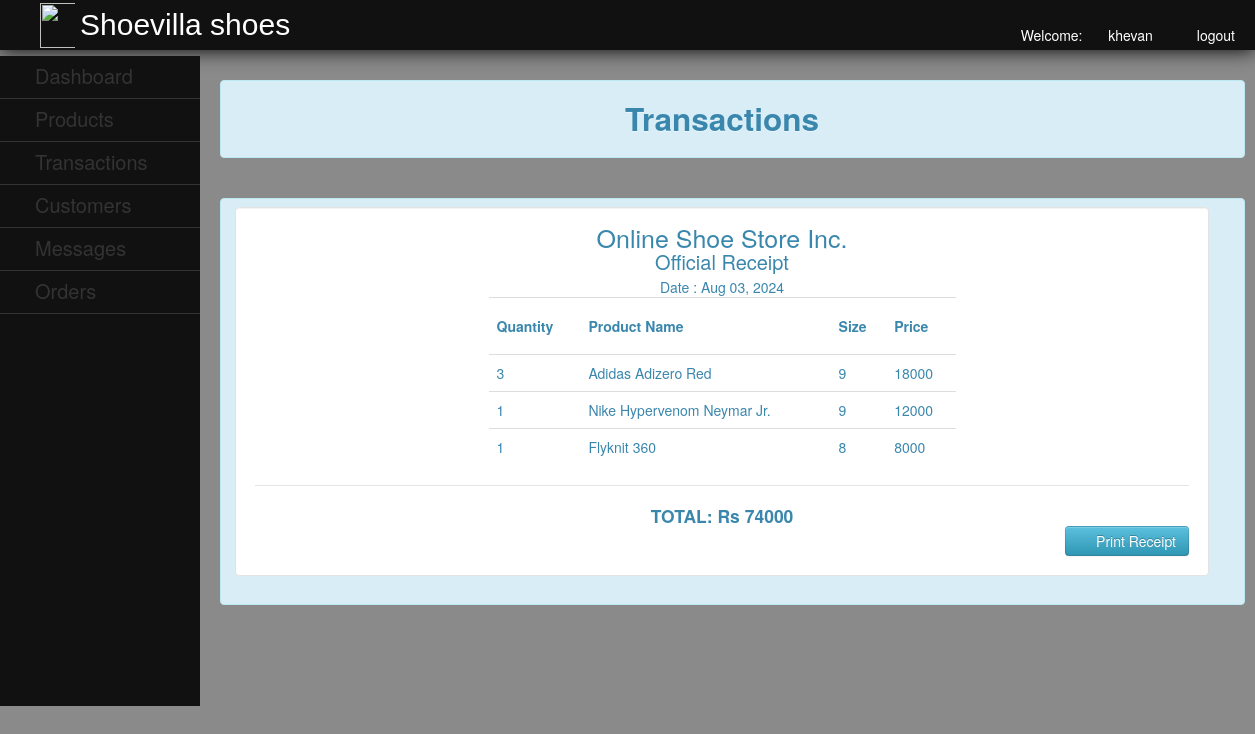
Screenshot of /admin/receipt.php (signed in) with the database file from the repository.
### tables this page shows
CREATE TABLE `transaction_detail` (
  `transacton_detail_id` int(11) NOT NULL,
  `product_id` int(11) NOT NULL,
  `order_qty` int(11) NOT NULL,
  `transaction_id` int(11) NOT NULL
);

CREATE TABLE `product` (
  `product_id` int(11) NOT NULL,
  `product_name` varchar(50) NOT NULL,
  `product_price` varchar(50) NOT NULL,
  `product_size` varchar(50) NOT NULL,
  `product_image` varchar(500) NOT NULL,
  `brand` varchar(100) NOT NULL,
  `category` varchar(50) NOT NULL
);

CREATE TABLE `transaction` (
  `transaction_id` int(11) NOT NULL,
  `customerid` int(11) NOT NULL,
  `amount` int(11) NOT NULL,
  `order_stat` varchar(100) NOT NULL,
  `order_date` varchar(50) NOT NULL
);

### admin/receipt.php (the view, shortened to what this page needs)
<?php
	include("../db/dbconn.php");
?>
<!DOCTYPE html>
<html>
<head>
	<link rel = "stylesheet" type = "text/css" href="../css/style.css" media="all">
	<link rel="stylesheet" type="text/css" href="../css/bootstrap.css">
		<link href="../facefiles/facebox.css" media="screen" rel="stylesheet" type="text/css" />
</head>
<body>
	<div id="header" style="position:fixed;">
		<img src="../img/logo.jpg">
		<label>Shoevilla shoes</label>
			<?php
				$id = (int) $_SESSION['id'];
					$query = $conn->query ("SELECT * FROM admin WHERE adminid = '$id' ") or die (mysqli_error());
					$fetch = $query->fetch_array ();
			?>
			<ul>
				<li><a href="../function/admin_logout.php"><i class="icon-off icon-white"></i>logout</a></li>
				<li>Welcome:&nbsp;&nbsp;&nbsp;<i class="icon-user icon-white"></i><?php echo $fetch['username']; ?></a></li>
			</ul>
	</div>
	<br>
	<div id="leftnav">
		<ul>
			<li><a href="admin_home.php" style="color:#333;">Dashboard</a></li>
			<li><a href="admin_home.php">Products</a>
			</li>
			<li><a href="transaction.php">Transactions</a></li>
			<li><a href="customer.php">Customers</a></li>
			<li><a href="message.php">Messages</a></li>
			<li><a href="order.php">Orders</a></li>
		</ul>
	</div>
	<div id="rightcontent" style="position:absolute; top:10%;">
			<div class="alert alert-info"><center><h2>Transactions	</h2></center></div>
			<br />
			<div class="alert alert-info">
			<form method="post" class="well"  style="background-color:#fff; overflow:hidden;">
	<div id="printablediv">
	<center>
	<table class="table" style="width:50%;">
	<label style="font-size:25px;">Online Shoe Store Inc.</label>
	<label style="font-size:20px;">Official Receipt</label>
		<tr>
			<th><h5>Quantity</h5></td>
			<th><h5>Product Name</h5></td>
			<th><h5>Size</h5></td>
			<th><h5>Price</h5></td>
		</tr>
		<?php
		$t_id = $_GET['tid'];
		$query = $conn->query("SELECT * FROM transaction WHERE transaction_id = '$t_id'") or die (mysqli_error());
		$fetch = $query->fetch_array();
		$amnt = $fetch['amount'];
		$query2 = $conn->query("SELECT * FROM transaction_detail LEFT JOIN product ON product.product_id = transaction_detail.product_id WHERE transaction_detail.transaction_id = '$t_id'") or die (mysqli_error());
		while($row = $query2->fetch_array()){
		$pname = $row['product_name'];
		$psize = $row['product_size'];
		$pprice = $row['product_price'];
		$oqty = $row['order_qty'];
		echo "<tr>";
		echo "<td>".$oqty."</td>";
		echo "<td>".$pname."</td>";
		echo "<td>".$psize."</td>";
		echo "<td>".$pprice."</td>";
		echo "</tr>";
		}
		?>
	</table>
	<legend></legend>
	<h4>TOTAL: Rs <?php echo $amnt; ?></h4>
	</center>
	</div>
	<div class='pull-right'>
	<div class="add"><a onclick="javascript:printDiv('printablediv')" name="print" style="cursor:pointer;" class="btn btn-info"><i class="icon-white icon-print"></i> Print Receipt</a></div>
	</div>
	</form>
			</div>
			</div>
</body>
</html>

### css/style.css (style rules this page uses)
body { background:url(../images/bg.png) repeat scroll left top #e7ebf2; }
#header { height:50px; width:100%; background-color:#111; color:#fff; text-indent:10px; -webkit-box-shadow:0px 0px 20px 0px black; -moz-box-shadow:0px 0px 20px 0px black; box-shadow:0px 0px 20px 0px black; }
#header img { position:absolute; height:45px; width:45px; margin-left:20px; margin-top:2.5px; }
#header label { position:relative; top:15px; color:#fff; text-indent:80px; font-size:30px; clear:both; font-family:arial; }
#header ul { list-style-type:none; position:relative; }
#header ul li { display:inline; position:relative; float:right; margin-right:20px; }
#header ul li a { text-decoration:none; color:#fff; }
#leftnav { position:fixed; background-color:#111; width:200px; top:7%; height:650px; }
#leftnav ul { list-style-type:none; text-indent:35px; right:25px; position:relative; }
#leftnav ul li { border-bottom:1px solid #333; padding-top:10px; padding-bottom:10px; width:200px; }
#leftnav ul li a { text-decoration:none; color:#333; font-size:20px; }
#rightcontent { position:relative; width:1025px; top:50px; left:220px; z-index:-99999; }

### rows the page displays
transaction_detail: order_qty "3", product.product_name "Adidas Adizero Red", product.product_size "9", product.product_price "18000"
transaction_detail: order_qty "1", product.product_name "Nike Hypervenom Neymar Jr.", product.product_size "9", product.product_price "12000"
transaction_detail: order_qty "1", product.product_name "Flyknit 360", product.product_size "8", product.product_price "8000"
transaction: amount "74000"

### other values shown
$fetch['username'] "khevan"
